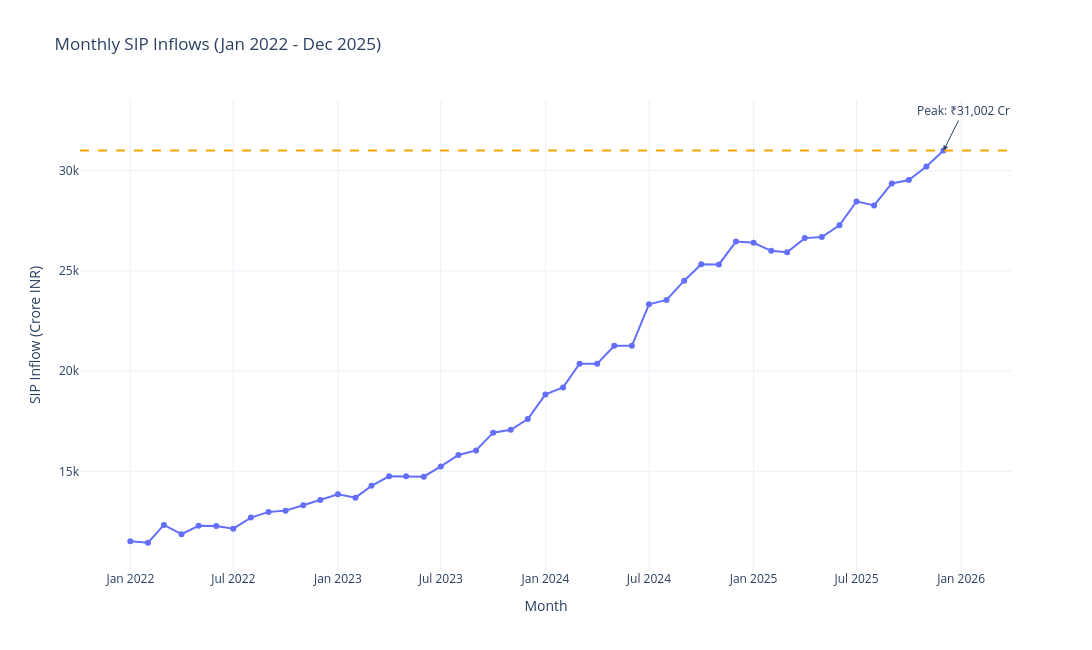

This figure's notebook cell:
### Markdown cell above
**Insight 2:** AUM growth is concentrated in a handful of large fund houses, and the year-wise grouping makes the expansion trend visible across the 2022–2025 period. See `../reports/charts/02_aum_growth_grouped_bar.png`.

### Code cell
# Chart 3: Monthly SIP inflow time-series with peak annotation
sip_sorted = sip.sort_values('month').copy()
peak_row = sip_sorted.loc[sip_sorted['sip_inflow_crore'].idxmax()]

fig = px.line(
    sip_sorted,
    x='month',
    y='sip_inflow_crore',
    title='Monthly SIP Inflows (Jan 2022 - Dec 2025)',
    labels={'month': 'Month', 'sip_inflow_crore': 'SIP Inflow (Crore INR)'},
    markers=True,
)
fig.add_annotation(
    x=peak_row['month'].strftime("%Y-%m") if hasattr(peak_row['month'], "strftime") else str(peak_row['month']),
    y=peak_row['sip_inflow_crore'],
    text=f"Peak: ₹{peak_row['sip_inflow_crore']:,.0f} Cr",
    showarrow=True,
    arrowhead=2,
    ax=20,
    ay=-40,
)
fig.add_hline(y=peak_row['sip_inflow_crore'], line_dash='dash', line_color='orange')
fig.update_layout(template='plotly_white', height=650, width=1400)
save_plotly(fig, '03_monthly_sip_inflow_trend.png')
fig.show()

### Figure 1 — Plotly figure (JSON) as saved in the notebook; plotly's stock layout.template omitted (floating-point values rounded to 4 significant figures)
{"data": [{"hovertemplate": "Month=%{x}<br>SIP Inflow (Crore INR)=%{y}<extra></extra>", "legendgroup": "", "line": {"color": "#636efa", "dash": "solid"}, "marker": {"symbol": "circle"}, "mode": "lines+markers", "name": "", "orientation": "v", "showlegend": false, "type": "scatter", "x": ["2022-01-01T00:00:00", "2022-02-01T00:00:00", "2022-03-01T00:00:00", "2022-04-01T00:00:00", "2022-05-01T00:00:00", "2022-06-01T00:00:00", "2022-07-01T00:00:00", "2022-08-01T00:00:00", "2022-09-01T00:00:00", "2022-10-01T00:00:00", "2022-11-01T00:00:00", "2022-12-01T00:00:00", "2023-01-01T00:00:00", "2023-02-01T00:00:00", "2023-03-01T00:00:00", "2023-04-01T00:00:00", "2023-05-01T00:00:00", "2023-06-01T00:00:00", "2023-07-01T00:00:00", "2023-08-01T00:00:00", "2023-09-01T00:00:00", "2023-10-01T00:00:00", "2023-11-01T00:00:00", "2023-12-01T00:00:00", "2024-01-01T00:00:00", "2024-02-01T00:00:00", "2024-03-01T00:00:00", "2024-04-01T00:00:00", "2024-05-01T00:00:00", "2024-06-01T00:00:00", "2024-07-01T00:00:00", "2024-08-01T00:00:00", "2024-09-01T00:00:00", "2024-10-01T00:00:00", "2024-11-01T00:00:00", "2024-12-01T00:00:00", "2025-01-01T00:00:00", "2025-02-01T00:00:00", "2025-03-01T00:00:00", "2025-04-01T00:00:00", "2025-05-01T00:00:00", "2025-06-01T00:00:00", "2025-07-01T00:00:00", "2025-08-01T00:00:00", "2025-09-01T00:00:00", "2025-10-01T00:00:00", "2025-11-01T00:00:00", "2025-12-01T00:00:00"], "xaxis": "x", "y": [11517, 11438, 12328, 11863, 12286, 12276, 12140, 12694, 12976, 13040, 13306, 13573, 13856, 13687, 14276, 14749, 14749, 14734, 15245, 15814, 16042, 16928, 17073, 17610, 18838, 19187, 20371, 20371, 21262, 21262, 23332, 23547, 24509, 25323, 25320, 26459, 26400, 25999, 25926, 26632, 26688, 27274, 28464, 28265, 29361, 29529, 30200, 31002], "yaxis": "y"}], "layout": {"annotations": [{"arrowhead": 2, "ax": 20, "ay": -40, "showarrow": true, "text": "Peak: ₹31,002 Cr", "x": "2025-12", "y": 31002}], "height": 650, "legend": {"tracegroupgap": 0}, "shapes": [{"line": {"color": "orange", "dash": "dash"}, "type": "line", "x0": 0, "x1": 1, "xref": "x domain", "y0": 31002, "y1": 31002, "yref": "y"}], "title": {"text": "Monthly SIP Inflows (Jan 2022 - Dec 2025)"}, "width": 1400, "xaxis": {"anchor": "y", "domain": [0, 1], "title": {"text": "Month"}}, "yaxis": {"anchor": "x", "domain": [0, 1], "title": {"text": "SIP Inflow (Crore INR)"}}}}
